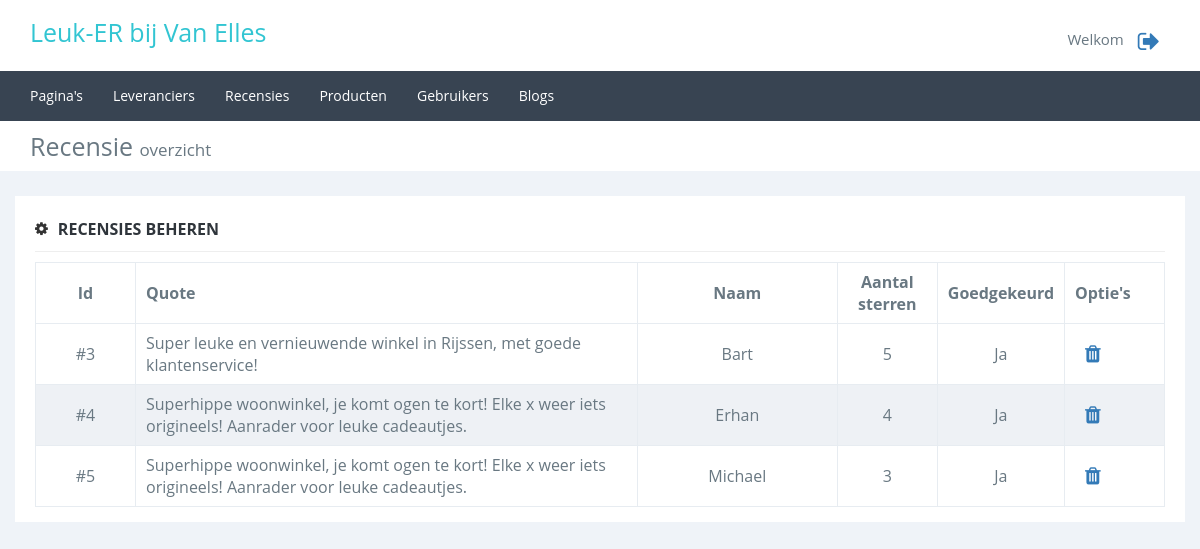
/admin/recensie_goedkeuren.php (signed in), run on the app's committed database.
### tables this page shows
CREATE TABLE `review` (
  `review_id` int(11) NOT NULL,
  `quote` varchar(200) NOT NULL,
  `rating` int(1) NOT NULL,
  `user_id` int(11) NOT NULL,
  `datum` datetime NOT NULL DEFAULT CURRENT_TIMESTAMP,
  `active` int(1) NOT NULL DEFAULT '0' COMMENT '0 = Niet geaccepteerd, 1 = geaccepteerd'
);

CREATE TABLE `user` (
  `user_id` int(11) NOT NULL,
  `email` varchar(45) NOT NULL,
  `first_name` varchar(45) DEFAULT NULL,
  `insertion` varchar(45) DEFAULT NULL,
  `last_name` varchar(45) DEFAULT NULL,
  `birthday` date DEFAULT NULL,
  `phonenumber` int(12) DEFAULT NULL,
  `city` varchar(45) DEFAULT NULL,
  `address` varchar(45) DEFAULT NULL,
  `zipcode` varchar(45) DEFAULT NULL,
  `role` int(11) NOT NULL DEFAULT '2',
  `newsletter` int(1) NOT NULL DEFAULT '0' COMMENT '0=nee, 1=ja',
  `verwijderd` int(1) NOT NULL DEFAULT '0' COMMENT '0=nee, 1=ja'
);

### admin/classes/recensie.class.php (called while the page is built, shortened)
<?php
class recensie
{
    private $_db;
    public function __construct()
    {
        $this->_db = new Connection();
        $this->_db = $this->_db->databaseConnection();
    }
    public function getAllrecensie($active = 0)
    {
        try {
            $query = $this->_db->prepare('
                    SELECT r.review_id, r.quote, r.rating, u.first_name, r.active
                    FROM review r
                    JOIN user u ON r.user_id = u.user_id
                    WHERE active = :active;
                ');
            $query->bindValue(":active", $active);
            if ($query->execute()) {
                return $content = $query->fetchAll();
            } else {
                return false;
            }
        } catch (PDOexception $e) {
            return false;
        }
    }
}
?>

### admin/classes/connection.class.php (called while the page is built, shortened)
<?php
class Connection {
    public function databaseConnection() {
        try {
            $this->_db = new PDO('mysql:host=localhost;dbname=vanelles', 'root', '');
            return $this->_db;
        } catch (PDOException $e) {
            echo "<h3>Let op</h3>Er is helaas een probleem met het verbinden van de server, probeer het later nog eens.";
            exit;
        }
    }
}

### admin/recensie_goedkeuren.php (the view, shortened to what this page needs)
<div class="content">
    <?php
    include_once('includes/header.php');
    $recensie = new recensie();
    $recensieListActive = $recensie->getAllrecensie(1);
    ?>
    <div class="pagetitel marbot">
        <div class="container">
            <div class="row">
                <div class="col-xs-12">Recensie <span>overzicht</span></div>
            </div>
        </div>
    </div>
    <div class="container">
        <div class="row">
            <div class="col-xs-12 inhoud">
                <div class="titel">
                    <i class="fa fa-cog"></i><span>Recensies beheren</span>
                </div>
                <?php
                if($recensieListActive != false) {
                    echo '
                        <table class="maintable">
                            <thead>
                                <tr>
                                    <th>Id</th>
                                    <th>Quote</th>
                                    <th>Naam</th>
                                    <th>Aantal sterren</th>
                                    <th>Goedgekeurd</th>
                                    <th style="width: 100px;">Optie\'s</th>
                                </tr>
                            </thead>
                            <tbody>';
                    foreach($recensieListActive as $value) {
                        echo '
                            <tr>
                                <td>#'.$value['review_id'].'</td>
                                <td>'.$value['quote'].'</td>
                                <td>'.$value['first_name'].'</td>
                                <td>'.$value['rating'].'</td>
                                <td>Ja</td>
                                <td><a class="confirm" href="recensie_goedkeuren.php?verid='.$value['review_id'].'" title="Verwijderen" data-id="'.$value['review_id'].'"><i class="fa fa-trash"></i></a></td>
                            </tr>';
                    }
                    echo '
                            </tbody>
                        </table>';
                }
                ?>
            </div>
        </div>
    </div>
</div>
</body>
</html>

### admin/css/main.css (style rules this page uses)
body, h1, h2, h3, h4, h5, h6 { font-family: "Open Sans",sans-serif; }
a, button, code, div, img, input, label, li, p, pre, select, span, svg, table, td, textarea, th, ul { -webkit-border-radius: 0!important; -moz-border-radius: 0!important; border-radius: 0!important; }
body { background-color: #EFF3F8; color: #697882 }
.marbot { margin-bottom: 25px; }
.content { margin-top: 121px; }
.content .pagetitel { background-color: #fff; height: 50px; font-size: 25px; }
.content .pagetitel .col-xs-12 { padding-top: 8px; }
.content .pagetitel span { font-size: 17px; }
.content .inhoud { padding: 12px 20px 15px; background-color: #fff; }
.content .inhoud .titel { border-bottom: 1px solid #eee; margin-bottom: 10px; font-family: "Open Sans",sans-serif; color: #333; font-size: 14px; padding: 10px 0; }
.content .inhoud .titel i { font-size: 15px; font-weight: 300; margin-top: 3px; float: left; display: inline-block; margin-right: 10px; }
.content .inhoud .titel span { font-weight: 700; text-transform: uppercase; color: #2f353b!important; font-size: 16px; }
.maintable { width: 100%; }
.maintable td, .maintable th { padding: 8px 10px; border: 1px solid #e7ecf1; }
.maintable tr td:nth-child(1), .maintable tr th:nth-child(1) { text-align: center; width: 100px; }
.maintable tr td:nth-child(3), .maintable tr th:nth-child(3) { text-align: center; width: 200px; }
.maintable tr td:nth-child(4), .maintable tr th:nth-child(4) { text-align: center; width: 100px; }
.maintable tr td:nth-child(5), .maintable tr th:nth-child(5) { text-align: center; width: 100px; }
.maintable tr td i { padding: 5px 10px; font-size: 20px; }
.maintable tr:nth-child(even) td { background-color: #eef1f5; }

### data on the page
review: review_id "3", quote "Super leuke en vernieuwende winkel in Rijssen, met goede klantenservice!", user.first_name "Bart", rating "5"
review: review_id "4", quote "Superhippe woonwinkel, je komt ogen te kort! Elke x weer iets origineels! Aanrader voor leuke cadeautjes.", user.first_name "Erhan", rating "4"
review: review_id "5", quote "Superhippe woonwinkel, je komt ogen te kort! Elke x weer iets origineels! Aanrader voor leuke cadeautjes.", user.first_name "Michael", rating "3"
